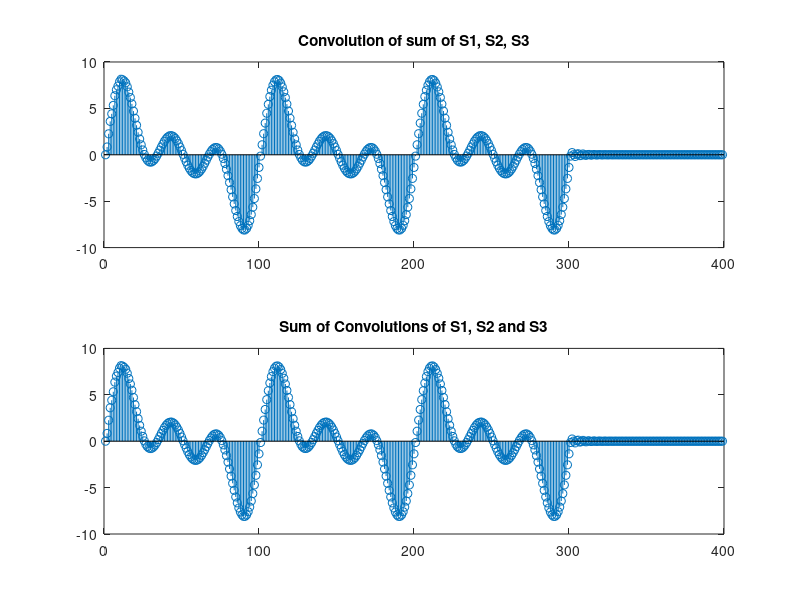

MATLAB code for this plot:
clc
clear all
close all
f1 = 10;
f2 = 20;
f3 = 30;
fs = 1000;
n = 0:1/fs:0.30;
bx = [2.2403 2.4908 2.2403];
by = [1 0.4 0.75];
h = impz(bx,by);
x1 = sin(2*pi*f1*n);
x2 = sin(2*pi*f2*n);
x3 = sin(2*pi*f3*n);
x = x1+x2+x3;
y1 = conv(x,h);
subplot(2,1,1)
stem(y1);
title('Convolution of sum of S1, S2, S3');

yx1 = conv(x1,h);
yx2 = conv(x2,h);
yx3 = conv(x3,h);
y2 = yx1+yx2+yx3;
subplot(2,1,2)
stem(y2);
title('Sum of Convolutions of S1, S2 and S3');

